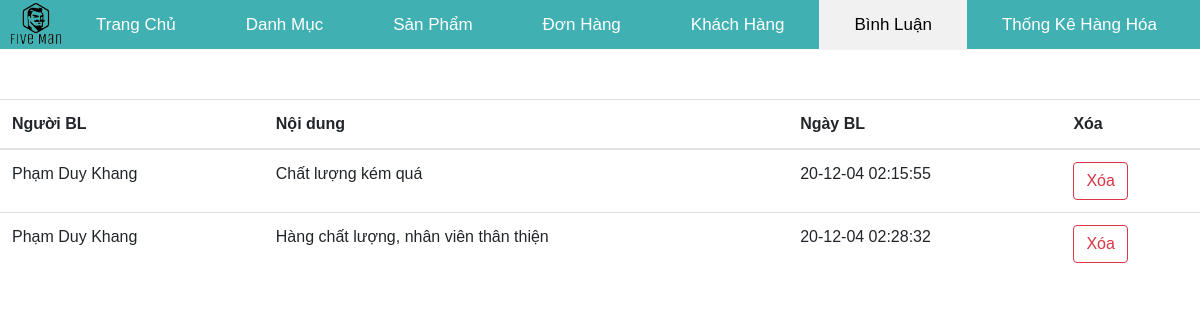
Page /module/controller/comment.php?ctrl=comment&act=detail&id=5 (signed in) on the committed database.
### tables this page shows
CREATE TABLE `comment` (
  `id` int(11) NOT NULL,
  `name_kh` varchar(50) DEFAULT NULL,
  `noidung` varchar(50) DEFAULT NULL,
  `id_kh` int(11) NOT NULL,
  `id_sp` int(11) DEFAULT NULL,
  `ngaybl` text DEFAULT NULL
);

### module/model/database.php (called while the page is built, shortened)
<?php
    function getConnection(){
        $host='localhost';
        $dbname='laptop1';
        $username='root';
        $password='';
        $options = array(PDO::MYSQL_ATTR_INIT_COMMAND => "SET NAMES utf8",
        PDO::ATTR_ERRMODE => PDO::ERRMODE_EXCEPTION);
        $dbh=new PDO('mysql:host='.$host.';
            dbname='.$dbname,$username,$password,$options);
        return $dbh;
    }
    function query($sql)
    {
        $connect=getConnection();
        $result=$connect->query($sql);
        return $result;
    }
?>

### module/model/comment.php (called while the page is built, shortened)
<?php
require_once 'database.php';
function chi_tiet_binh_luan($id){
    $sql = "select *
            from product hh join comment bl
            on (hh.id_sp=bl.id_sp)
            where bl.id_sp='$id'";
    return query($sql);
}

### module/view/comment/detail.php (the view, shortened to what this page needs)
<!DOCTYPE html>
<html lang="en">
<head>
<body>
<?php
    include_once '../controller/index.php';
?>
<center>
    <table class = "table table-hover">
        <thead>
            <tr>
                <th>Người BL</th>
                <th>Nội dung</th>
                <th>Ngày BL</th>
                <th>Xóa</th>
            </tr>
        </thead>
        <tbody>
        <?php
            foreach ($items as $item){
                echo'<tr>
                        <td>'.$item['name_kh'].'</td>
                        <td>'.$item['noidung'].'</td>
                        <td>'.$item['ngaybl'].'</td>
                        <td>
                        <a href="comment.php?ctrl=comment&act=delete&id='.$item['id'].'" class="checkDelete"><button type="button" class="btn btn-outline-danger">Xóa</button></a>
                        </td>
                    </tr>';
            }
        ?>
        </tbody>
    </table>
</center>
</body>
</html>

### public/css/Style4.css (style rules this page uses)
* { margin:0px; padding:0px; font-family:Arial, Helvetica, sans-serif; }

### rows in the picture
comment: name_kh "Phạm Duy Khang", noidung "Chất lượng kém quá", ngaybl "20-12-04 02:15:55"
comment: name_kh "Phạm Duy Khang", noidung "Hàng chất lượng, nhân viên thân thiện", ngaybl "20-12-04 02:28:32"
